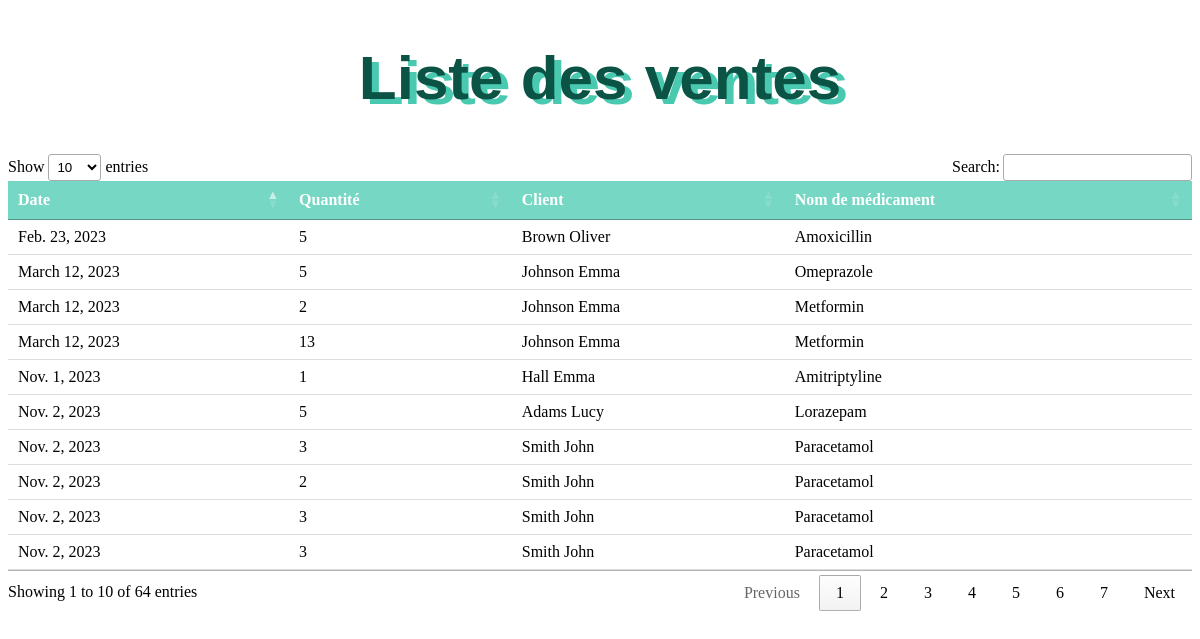
The app's page /ventes/ with its own data.
### pharmacieapp/models.py (models this page shows, shortened)
class Vente(models.Model):
    ID_medic = models.ForeignKey(Medicament, on_delete=models.CASCADE)
    ID_client = models.ForeignKey(Client, on_delete=models.CASCADE)
    Date_vente = models.DateField(null=False)
    Quantite_vendue = models.IntegerField(null=False, validators=[MinValueValidator(0)])

class Client(models.Model):
    ID_client = models.AutoField(primary_key=True)
    Nom_client = models.CharField(max_length=100, null=False)
    Prenom_client = models.CharField(max_length=100, null=False)
    Age_Client = models.IntegerField(null=False, validators=[MinValueValidator(1)])
    Num_sec_social_client = models.CharField(max_length=13, unique=True, validators=[RegexValidator(r'^\d{13}$', message='Num_sec_social_client must be 13 digits.')])

class Medicament(models.Model):
    ID_medic = models.AutoField(primary_key=True)
    Nom_medic = models.CharField(max_length=100, null=False)
    Lot_medic = models.CharField(max_length=20, null=False)
    DCI = models.CharField(max_length=100, null=False)
    Dosage_medic = models.IntegerField()
    Prix_médic = models.DecimalField(max_digits=5, decimal_places=2, null=False)
    Prix_achat = models.DecimalField(max_digits=5, decimal_places=2, null=False)
    Forme_medic = models.CharField(max_length=20, choices=[('Sirop', 'Sirop'), ('Comprimé', 'Comprimé'), ('Suppo', 'Suppo')])
    Prémption_medic = models.DateField()
    Quantite_medic = models.IntegerField(null=False)
    class Meta:
        constraints = [
            models.CheckConstraint(check=models.Q(Dosage_medic__gt=0), name='positive_dosage'),
            models.CheckConstraint(check=models.Q(Prix_médic__gt=models.F('Prix_achat')), name='selling_price_higher_than_purchase_price'),
        ]

### pharmacieapp/views.py (the view)
# urls.py: path('ventes/', ventes_list, name='ventes_list'),
def ventes_list(request):
    ventes = Vente.objects.all()
    return render(request, 'ventes_list.html', {'ventes': ventes})

### pharmacieapp/templates/ventes_list.html (shortened to what this page needs)
<!DOCTYPE html>
<html>
<head>
</head>
<body>
    <style>
        body {
            background-image: url('https://img.freepik.com/vecteurs-libre/antecedents-medicaux-propres_53876-97927.jpg?w=1380&t=st=1698863667~exp=1698864267~hmac=373020ddd6ef93ea2bf3a0eaec7bf14f9daf46f95ff3e6b21ecd26876bfdb585');
            background-size: cover;
            background-repeat: no-repeat;
            background-attachment: fixed;
            background-color: transparent;
        }
        h1 {
            text-align: center;
            font-weight: bold;
            font-family: Arial, sans-serif;
            font-size: 62px;
            color: #0b5345;
            text-shadow: 7px 5px 0   #48c9b0;
        }
        table {
            border-collapse: collapse;
            width: 100%;
        }
        th, td {
            padding: 8px;
            text-align: left;
            border-bottom: 1px solid #ddd;
        }
        thead {
            background-color: #76d7c4; /* Couleur de fond de l'en-tête */
            color: white; /* Couleur du texte de l'en-tête */
        }
        tbody tr:nth-child(even) {
            background-color: #f2f2f2; /* Couleur de fond des lignes paires */
        }
        tbody tr:nth-child(odd) {
            background-color: #e1f0e1; /* Couleur de fond des lignes impaires */
        }
    </style>
    <h1>Liste des ventes</h1>
    <table id="ventes-table">
        <thead>
            <tr>
                <th>Date</th>
                <th>Quantité</th>
                <th>Client</th>
                <th>Nom de médicament</th>
            </tr>
        </thead>
        <tbody>
            {% for vente in ventes %}
            <tr>
                <td>{{ vente.Date_vente }}</td>
                <td>{{ vente.Quantite_vendue }}</td>
                <td>{{ vente.ID_client.Nom_client }} {{ vente.ID_client.Prenom_client }}</td>
                <td>{{ vente.ID_medic.Nom_medic }}</td>
            </tr>
            {% endfor %}
        </tbody>
    </table>
</body>
</html>
<link rel="stylesheet" href="https://cdn.datatables.net/1.11.5/css/jquery.dataTables.min.css">

### pharmacieapp/templates/ventes_list.html (style rules this page uses)
body { background-image: url('https://img.freepik.com/vecteurs-libre/antecedents-medicaux-propres_53876-97927.jpg?w=1380&t=st=1698863667~exp=1698864267~hmac=373020ddd6ef93ea2bf3a0eaec7bf14f9daf46f95ff3e6b21ecd26876bfdb585'); background-size: cover; background-repeat: no-repeat; background-attachment: fixed; background-color: transparent; }
h1 { text-align: center; font-weight: bold; font-family: Arial, sans-serif; font-size: 62px; color: #0b5345; text-shadow: 7px 5px 0 #48c9b0; }
table { border-collapse: collapse; width: 100%; }
th, td { padding: 8px; text-align: left; border-bottom: 1px solid #ddd; }
thead { background-color: #76d7c4; color: white; }
tbody tr:nth-child(even) { background-color: #f2f2f2; }
tbody tr:nth-child(odd) { background-color: #e1f0e1; }

### records on screen
Vente: Date_vente "Nov. 1, 2023", Quantite_vendue "1", ID_client.Nom_client "Hall", ID_client.Prenom_client "Emma", ID_medic.Nom_medic "Amitriptyline"
Vente: Date_vente "Nov. 2, 2023", Quantite_vendue "5", ID_client.Nom_client "Adams", ID_client.Prenom_client "Lucy", ID_medic.Nom_medic "Lorazepam"
Vente: Date_vente "Nov. 2, 2023", Quantite_vendue "3", ID_client.Nom_client "Smith", ID_client.Prenom_client "John", ID_medic.Nom_medic "Paracetamol"
Vente: Date_vente "Nov. 2, 2023", Quantite_vendue "2", ID_client.Nom_client "Smith", ID_client.Prenom_client "John", ID_medic.Nom_medic "Paracetamol"
Vente: Date_vente "Nov. 2, 2023", Quantite_vendue "3", ID_client.Nom_client "Smith", ID_client.Prenom_client "John", ID_medic.Nom_medic "Paracetamol"
Vente: Date_vente "Nov. 2, 2023", Quantite_vendue "3", ID_client.Nom_client "Smith", ID_client.Prenom_client "John", ID_medic.Nom_medic "Paracetamol"
Vente: Date_vente "Feb. 23, 2023", Quantite_vendue "5", ID_client.Nom_client "Brown", ID_client.Prenom_client "Oliver", ID_medic.Nom_medic "Amoxicillin"
Vente: Date_vente "March 12, 2023", Quantite_vendue "5", ID_client.Nom_client "Johnson", ID_client.Prenom_client "Emma", ID_medic.Nom_medic "Omeprazole"
Vente: Date_vente "March 12, 2023", Quantite_vendue "2", ID_client.Nom_client "Johnson", ID_client.Prenom_client "Emma", ID_medic.Nom_medic "Metformin"
Vente: Date_vente "March 12, 2023", Quantite_vendue "13", ID_client.Nom_client "Johnson", ID_client.Prenom_client "Emma", ID_medic.Nom_medic "Metformin"
